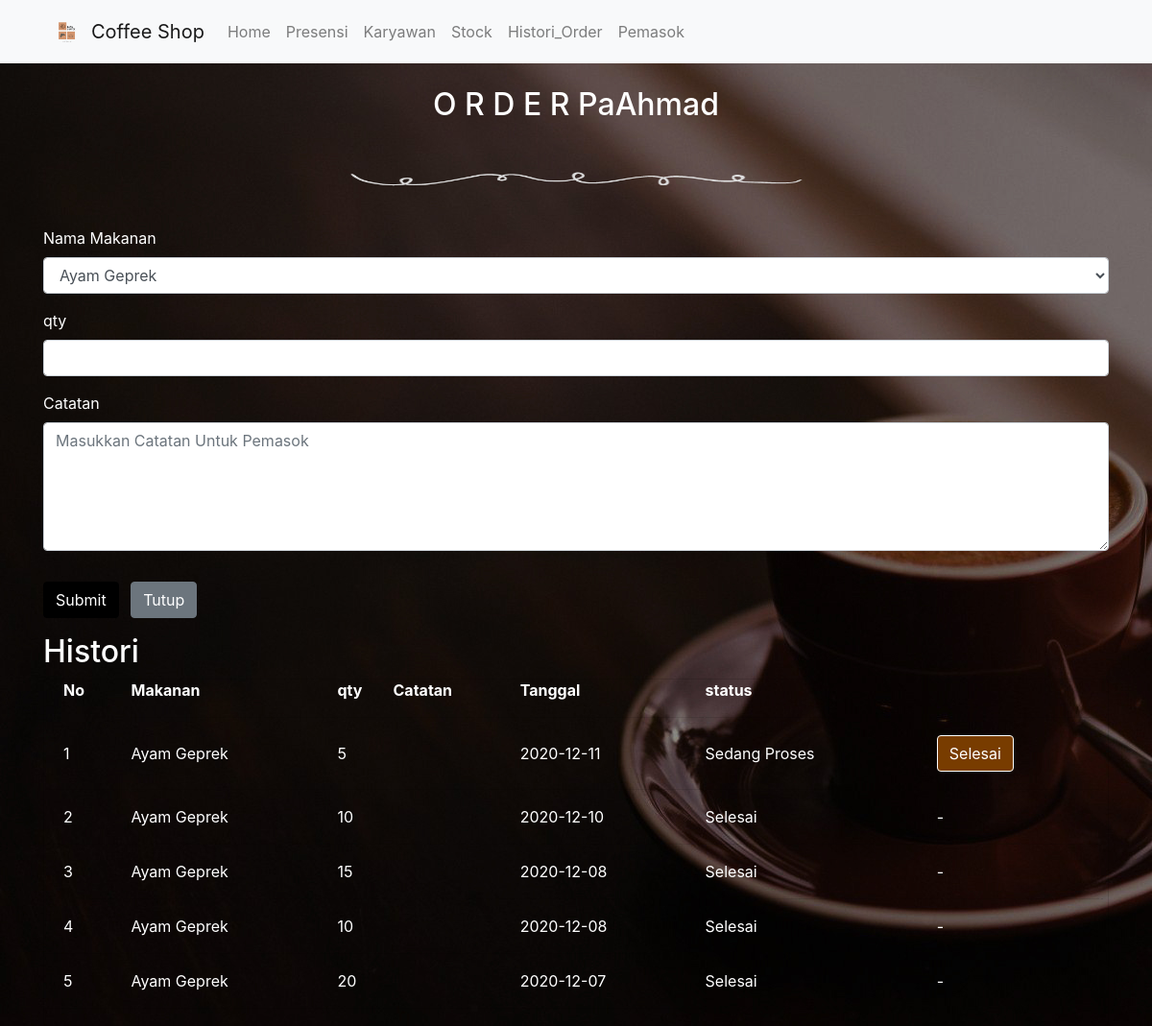
The page /public/pemasok/order/Pa Ahmad on the database its author committed.
### tables this page shows
CREATE TABLE `order_pemasok` (
  `id` int(11) NOT NULL,
  `makanan` varchar(288) NOT NULL,
  `pemasok` varchar(288) NOT NULL,
  `qty` int(11) NOT NULL,
  `catatan` mediumtext NOT NULL,
  `waktu` time NOT NULL,
  `tanggal` date NOT NULL,
  `status_order` tinyint(1) NOT NULL
);

### app/core/Controller.php (called while the page is built, shortened)
<?php
class Controller {
	public function view($view ,$data = [])
	{
		require_once '../app/views/' . $view . '.php';
	}
	public function service($service){
		return new $service;
	}
}

### app/controllers/Pemasok.php (called while the page is built, shortened)
<?php
class Pemasok extends Controller
{
    public function order($pemasok)
    {
        $data['judul'] = 'Order Pemasok';
        $data['pemasok'] = $pemasok;
        $data['makanan'] = $this->service('Pemasok_Service')->getMakanan();
        $data['histori'] = $this->service('Pemasok_Service')->getAllOrder();
        $this->view('pemasok/order', $data);
    }
}

### app/core/App.php (called while the page is built, shortened)
<?php
class App{
	protected $method = 'index';
	protected $params = [];
	public function __construct()
	{
		$url = $this->parseURL();
		if(file_exists('../app/controllers/' . $url[0] . '.php')){
			unset($url[0]);
		}
		$this->controller = new $this->controller;
		if(isset($url[1])){
			if(method_exists($this->controller, $url[1])){
				$this->method = $url[1];
				unset($url[1]);
			}
		}
		if(!empty($url)){
			$this->params = array_values($url);
		}
		call_user_func_array([$this->controller, $this->method], $this->params);
	}
	public function parseURL()
	{
		if(isset($_GET['url'])){
			$url = rtrim($_GET['url']);
			$url = filter_var($url, FILTER_SANITIZE_URL);
			$url = explode('/',$url);
			return $url;
		}
	}
}

### public/index.php (called while the page is built, shortened)
<?php
$app = new App;
?>

### app/core/Database.php (called while the page is built, shortened)
<?php
class Database{
    private $host = DB_HOST;
    private $user = DB_USER;
    private $pass = DB_PASS;
    private $db_name = DB_NAME;
    private $dbh;
    private $stmt;
    function __construct()
	{
        $dsn = 'mysql:host=' . $this->host . ';dbname=' . $this->db_name;
        $option = [
            PDO::ATTR_PERSISTENT => true,
            PDO::ATTR_ERRMODE => PDO::ERRMODE_EXCEPTION
        ];
        try{
            $this->dbh = new PDO($dsn, $this->user, $this->pass, $option);
        }catch(PDOExpception $e){
            die($e->getMessage());
        }
    }
    public function query($query){
        $this->stmt = $this->dbh->prepare($query);
    }
    public function execute(){
        $this->stmt->execute();
    }
    public function resultSet(){
        $this->execute();
        return $this->stmt->fetchAll(PDO::FETCH_ASSOC);
    }
}

### app/domain/sales/dao/Pemasok_DAO.php (called while the page is built, shortened)
<?php
class Pemasok_DAO
{
    private $db;
    function __construct()
    {
        $this->db = new Database;
    }
    public function getDataMakanan()
    {
        $this->db->query("SELECT * FROM menu WHERE tipe='makanan'");
        return $this->db->resultSet();
    }
    public function getDataAllOrder()
    {
        $this->db->query("SELECT * FROM order_pemasok ORDER BY tanggal DESC");
        return $this->db->resultSet();
    }
}

### app/domain/sales/service/Pemasok_Service.php (called while the page is built, shortened)
<?php
class Pemasok_Service
{
    private $dao;
    function __construct()
    {
        $this->dao = new Pemasok_DAO;
    }
    public function getMakanan()
    {
        return $this->dao->getDataMakanan();
    }
    public function getAllOrder()
    {
        return $this->dao->getDataAllOrder();
    }
}

### app/views/pemasok/order.php (the view, shortened to what this page needs)
<body style="background-image : url('<?php echo MYURL; ?>/img/background.jpg'); opacity :5;">
    <center>
        <h2 style="color:white; margin-top:90px">O R D E R <?php echo $data['pemasok']; ?></h2>
        <img src='<?php echo MYURL; ?>/img/spr.png' width='500px' height='100px;'>
    </center>
    <div class="container" style="color:white;">
        <form action="<?php echo MYURL; ?>/pemasok/simpan_order" method="post">
            <div class="form-group">
                <label>Nama Makanan</label>
                <select class="form-control" id="makanan" name="makanan">
                    <?php foreach ($data['makanan'] as $makanan) : ?>
                        <option value="<?php echo $makanan['nama']; ?>"><?php echo $makanan['nama']; ?></option>
                    <?php endforeach ?>
                </select>
            </div>
            <label>qty</label>
            <div class="form-group">
                <input type="text" class="form-control" id="qty" name="qty" autocomplete="off">
            </div>
            <label>Catatan</label>
            <div class="form-group">
                <textarea name="catatan" class="form-control" rows="5" cols="70" placeholder="Masukkan Catatan Untuk Pemasok"></textarea>
            </div>
            <button type="submit" id="submit" name="Submit" class="btn btn-primary mr-2 mt-3">Submit</button>
            <a href="<?php echo MYURL; ?>/pemasok" type="button" class="btn btn-secondary mr-2 mt-3">Tutup</a>
        </form>
        <h2>Histori</h2>
        <div class="card" style="background-color:transparent;">
            <table style="color:white;">
                <tr>
                    <th style="padding-left:20px">No</th>
                    <th>Makanan</th>
                    <th>qty</th>
                    <th>Catatan</th>
                    <th>Tanggal</th>
                    <th>status</th>
                    <th></th>
                </tr>
                <tr>
                <th>
                    <th><hr></th>
                    <th><hr></th>
                    <th><hr></th>
                    <th><hr></th>
                    <th><hr></th>
                    <th><hr></th>
                    <th><hr></th>
                    <th><hr></th>
                </tr>
                <?php $no = 1;
                foreach ($data['histori'] as $histori) : ?>
                    <?php if ($histori['pemasok'] == $data['pemasok']) : ?>
                        <tr>
                            <td style="padding-left:20px"><?php echo $no; ?></td>
                            <td><?php echo $histori['makanan']; ?></td>
                            <td><?php echo $histori['qty']; ?></td>
                            <td><?php echo $histori['catatan']; ?></td>
                            <td><?php echo $histori['tanggal']; ?></td>
                            <?php if ($histori['status_order'] == 0) : ?>
                                <td>Sedang Proses</td>
                                <td><a href="<?php echo MYURL; ?>/pemasok/selesai/<?php echo $histori['id']; ?>" class="btn btn-primary float-center" style="background-color: #783c00; border-color:white">Selesai</a></td>
                            <?php else : ?>
                                <td>Selesai</td>
                                <td>-</td>
                            <?php endif ?>
                        <tr>
                        <tr>
                            <th><hr></th>
                            <th><hr></th>
                            <th><hr></th>
                            <th><hr></th>
                            <th><hr></th>
                            <th><hr></th>
                            <th><hr></th>
                            <th><hr></th>
                        </tr>
                        <?php $no++; ?>
                    <?php endif ?>
                <?php endforeach ?>
            </table>
        </div>
    </div>
</body>

### rows shown on the page
order_pemasok: makanan "Ayam Geprek", qty "5", tanggal "2020-12-11"
order_pemasok: makanan "Ayam Geprek", qty "10", tanggal "2020-12-10", status_order "Selesai"
order_pemasok: makanan "Ayam Geprek", qty "15", tanggal "2020-12-08", status_order "Selesai"
order_pemasok: makanan "Ayam Geprek", qty "10", tanggal "2020-12-08", status_order "Selesai"
order_pemasok: makanan "Ayam Geprek", qty "20", tanggal "2020-12-07", status_order "Selesai"

### other values the page prints
$data['pemasok'] "PaAhmad"
form field makanan "Ayam Geprek"
